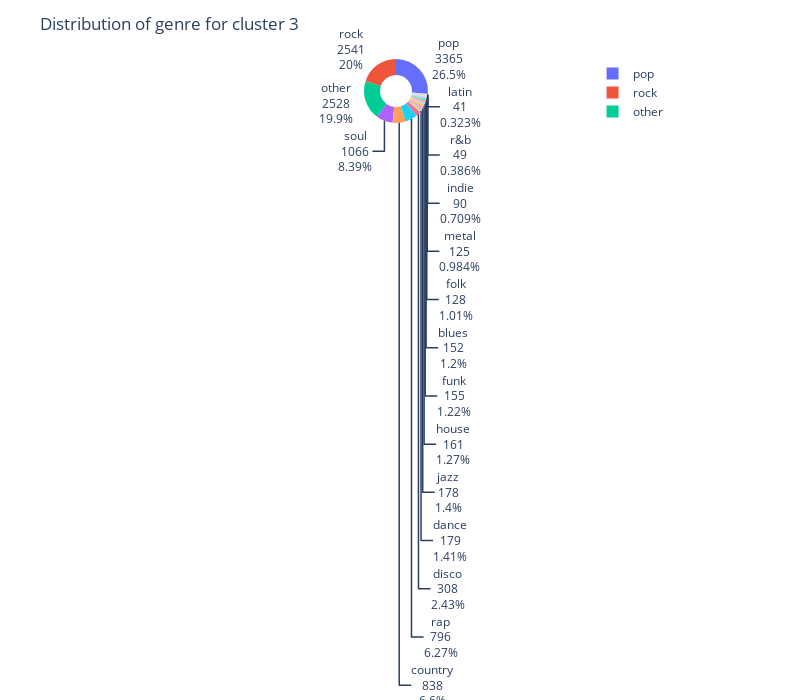

The code cell stored with this chart in its notebook:
### Code cell
plt.figure(figsize=(12,8))
fig0 = px.pie(c1234_df, values="c3", names=c1234_df.index,hole=0.5,width =800,height=700)
fig0.update_layout(title_text="Distribution of genre for cluster 3")
fig0.update_traces(textinfo='value+label+percent')
fig0.show()

### Figure 1 — Plotly figure (JSON) as saved in the notebook; plotly's stock layout.template omitted (floating-point values rounded to 4 significant figures)
{"data": [{"domain": {"x": [0, 1], "y": [0, 1]}, "hole": 0.5, "hovertemplate": "maingenere=%{label}<br>c3=%{value}<extra></extra>", "labels": ["pop", "rock", "other", "soul", "rap", "country", "disco", "dance", "jazz", "funk", "blues", "folk", "metal", "house", "r&b", "latin", "indie"], "legendgroup": "", "name": "", "showlegend": true, "textinfo": "value+label+percent", "type": "pie", "values": [3365, 2541, 2528, 1066, 796, 838, 308, 179, 178, 155, 152, 128, 125, 161, 49, 41, 90]}], "layout": {"height": 700, "legend": {"tracegroupgap": 0}, "margin": {"t": 60}, "title": {"text": "Distribution of genre for cluster 3"}, "width": 800}}
